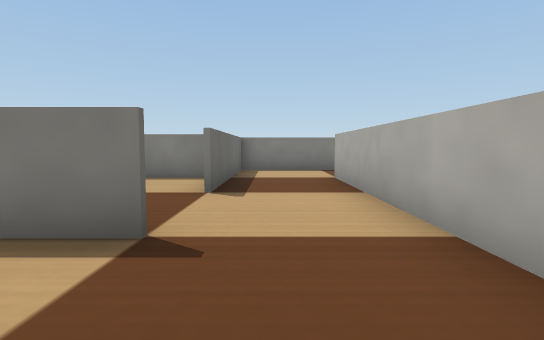
view 1 (above)

22 first-person views from a walk through a world built for the Webots simulator. The camera is 0.07 m above the floor, tilts 4° down and sees 80° across. The floor is counted in squares, 0.1 m on a side. Each view is taken from the middle of a square. On the plan, view 1 faces up. The plan holds only what a view shows up to about 10 squares ahead; the rest is blank. The robots in the file are not drawn. Simple shapes and patterns stand in for the simulator's stock objects.

view 2
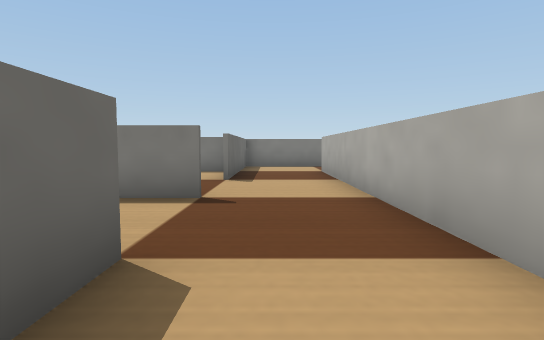

view 3
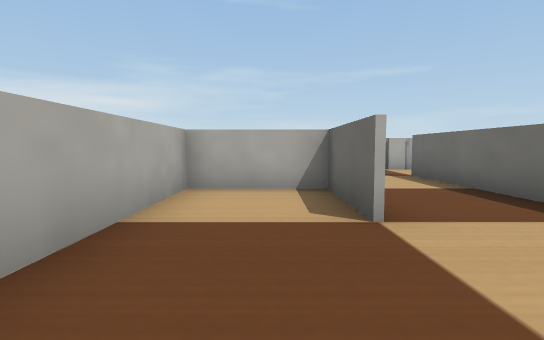

view 4
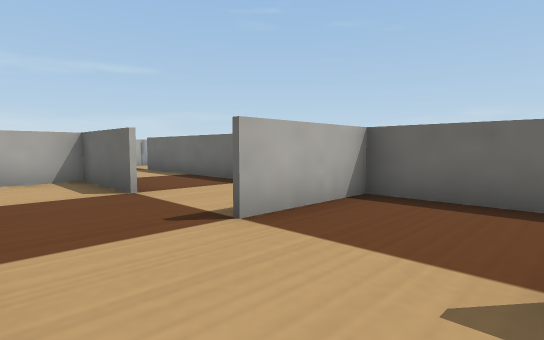

view 5
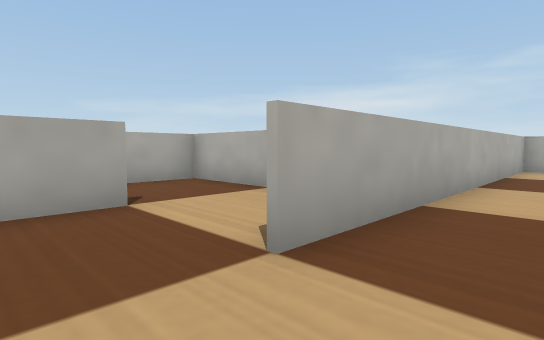

view 6
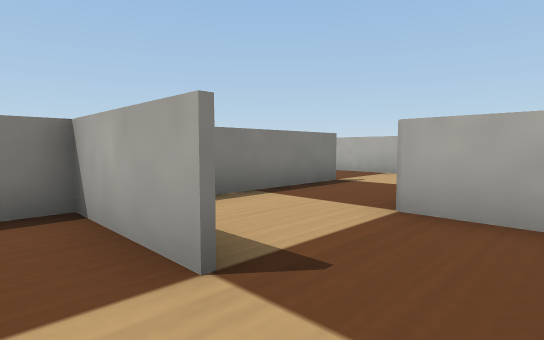

view 7
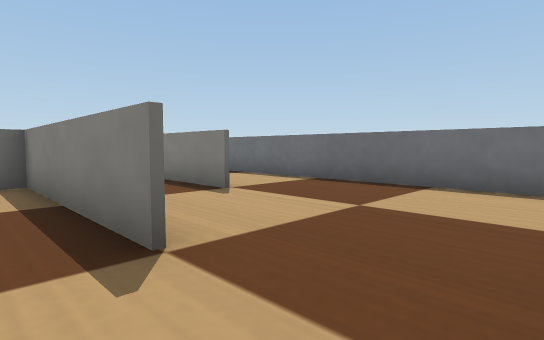

view 8
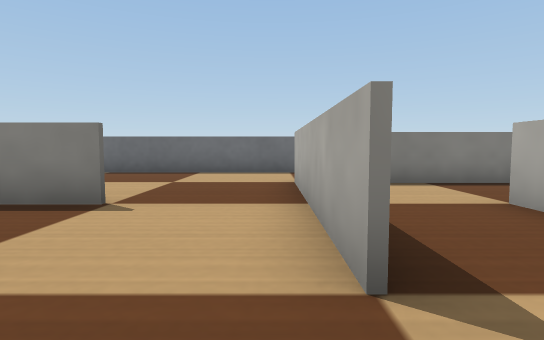

view 9
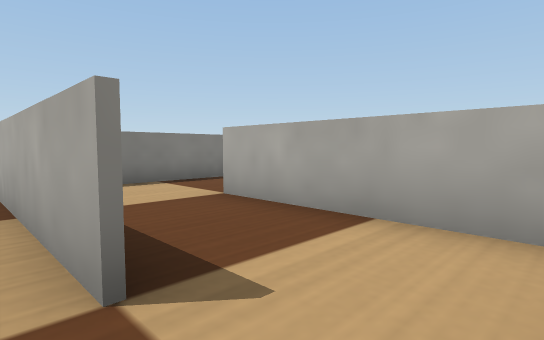

view 10
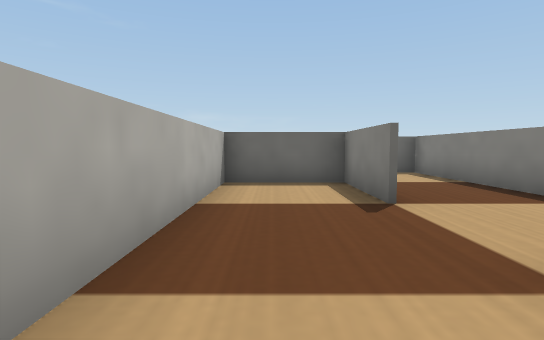

view 11
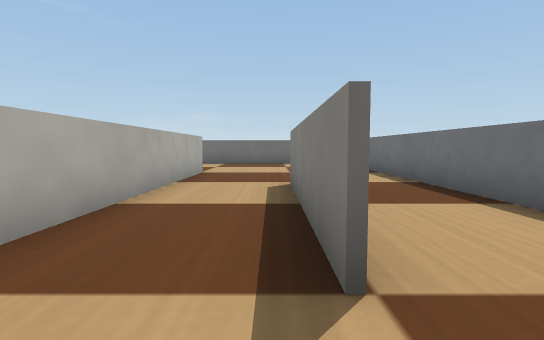

view 12
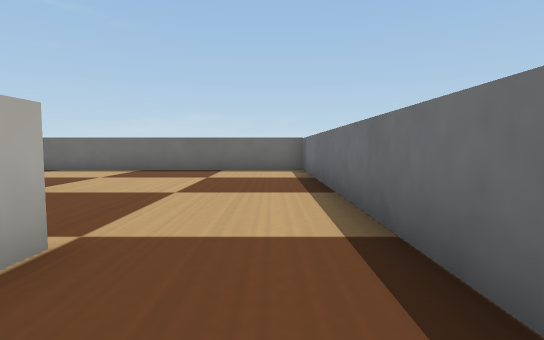

view 13
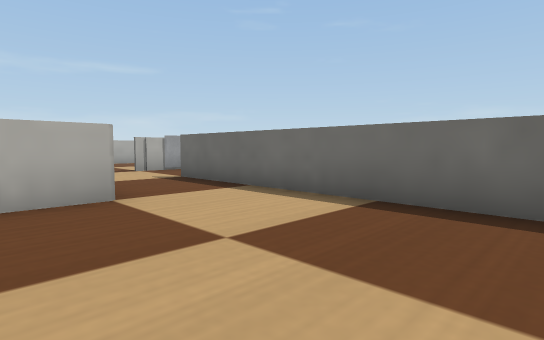

view 14
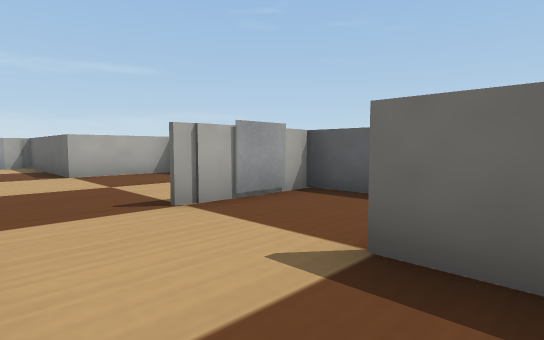

view 15
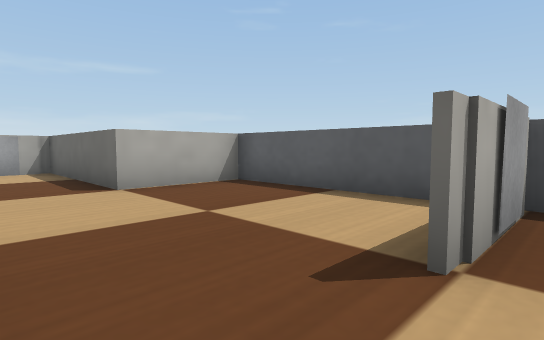

view 16
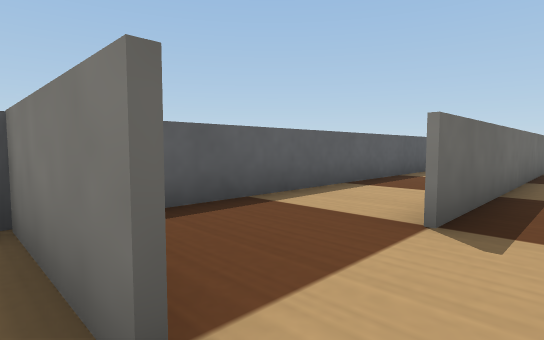

view 17
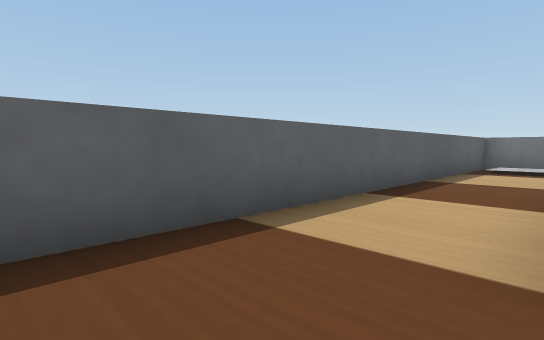

view 18
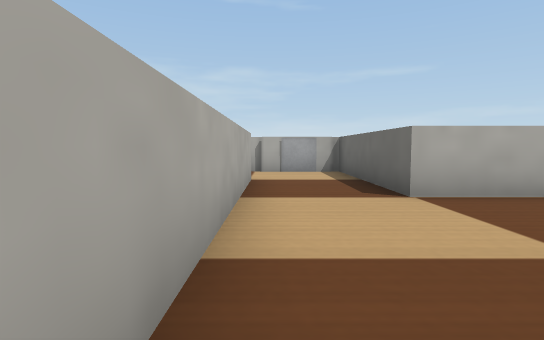

view 19
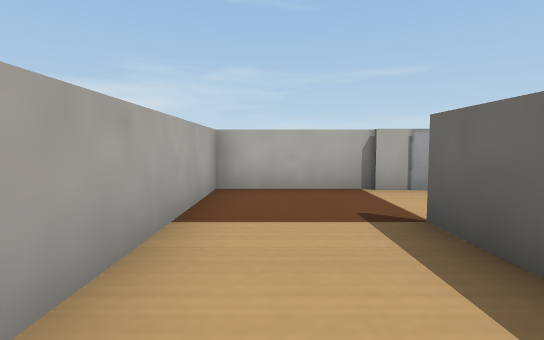

view 20
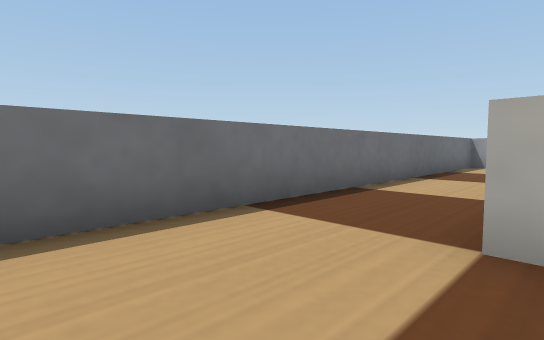

view 21
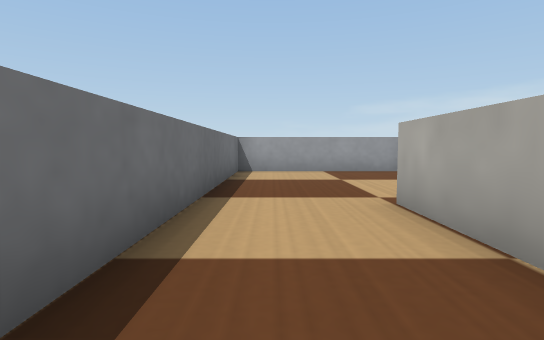

view 22
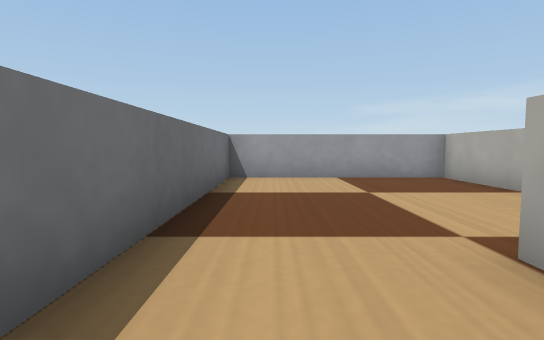

### Floor plan
Ten units are one square. View 1 is at (0, 0); x grows to the right and y downward. Boxes are objects, and circles mark ways between rooms. Rooms are numbered by the first view taken in them; rooms with no view inside come last. Other rooms are left out.
<svg viewBox="-90 -155 310 235">
<path fill="none" stroke="#000" d="M-9 -1 -9 25 15 25 15 -15M-9 -24 -21 -24M-11 -101 26 -101M-14 -75 -30 -75M-36 -76 -24 -76M-35 -48 -35 -26 -10 -26M26 -100 -9 -100 -9 -50M18 -124 22 -124M15 -25 15 -75M25 -150 -60 -150 -60 -49M90 -100 26 -100M66 -124 20 -124M41 -100 41 -94M115 -74 115 -125M39 -74 39 -100M26 -101 58 -101M65 -50 65 -76M144 -124 132 -124M140 -76 140 -100M40 -51 70 -51M145 -150 25 -150M90 -75 66 -75 66 -50M140 -61 140 -76M70 -51 120 -51M-35 6 -35 50M-36 48 -36 -15M-59 -24 -85 -24M-85 -20 -85 25 -60 25 -60 74 -11 74 -11 30M15 -15 15 -25M-85 -26 -59 -26M-70 -150 -85 -150 -85 -20M158 -124 144 -124M190 -101 215 -101 215 -150 145 -150M138 -124 160 -124"/>
<rect x="-55" y="65" width="10" height="10" fill="#bbb"><title>marker</title></rect>
<rect x="-75" y="-35" width="10" height="10" fill="#bbb"><title>marker</title></rect>
<circle cx="-10" cy="-10" r="3" fill="#2a7"/>
<circle cx="20" cy="-110" r="3" fill="#2a7"/>
<circle cx="-20" cy="-20" r="3" fill="#2a7"/>
<circle cx="-60" cy="-35" r="3" fill="#2a7"/>
<circle cx="115" cy="-70" r="3" fill="#2a7"/>
<circle cx="140" cy="-125" r="3" fill="#2a7"/>
<text x="0" y="0">1</text>
<text x="-20" y="-90">2</text>
<text x="80" y="-110">3</text>
<text x="110" y="-60">4</text>
<text x="-40" y="20">5</text>
<text x="-70" y="-80">6</text>
<text x="180" y="-130">7</text>
</svg>
Room 1 opens to room 5. Room 2 opens to room 3. Room 2 opens to room 5. Room 2 opens to room 6. Room 3 opens to room 4. Room 3 opens to room 7.

Where each view was taken, in squares from view 1:
view 1: 0 up, 0 right, facing up
view 2: 2 down, 0 right, facing up
view 3: 3 up, 0 right, facing down
view 4: 5 up, 1 right, facing down-left
view 5: 9 up, 0 right, facing down-right
view 6: 6 up, 3 right, facing up-right
view 7: 9 up, 11 right, facing up-left
view 8: 6 up, 11 right, facing up
view 9: 6 up, 11 right, facing up-right
view 10: 6 up, 13 right, facing left
view 11: 12 up, 8 right, facing left
view 12: 14 up, 4 right, facing left
view 13: 12 up, 2 left, facing down-left
view 14: 6 up, 4 left, facing down-left
view 15: 3 up, 4 left, facing down-left
view 16: 2 up, 5 left, facing up-left
view 17: 3 up, 6 left, facing up-left
view 18: 2 up, 4 left, facing down
view 19: 2 down, 2 left, facing down
view 20: 12 up, 9 right, facing up-right
view 21: 14 up, 12 right, facing right
view 22: 14 up, 14 right, facing right
